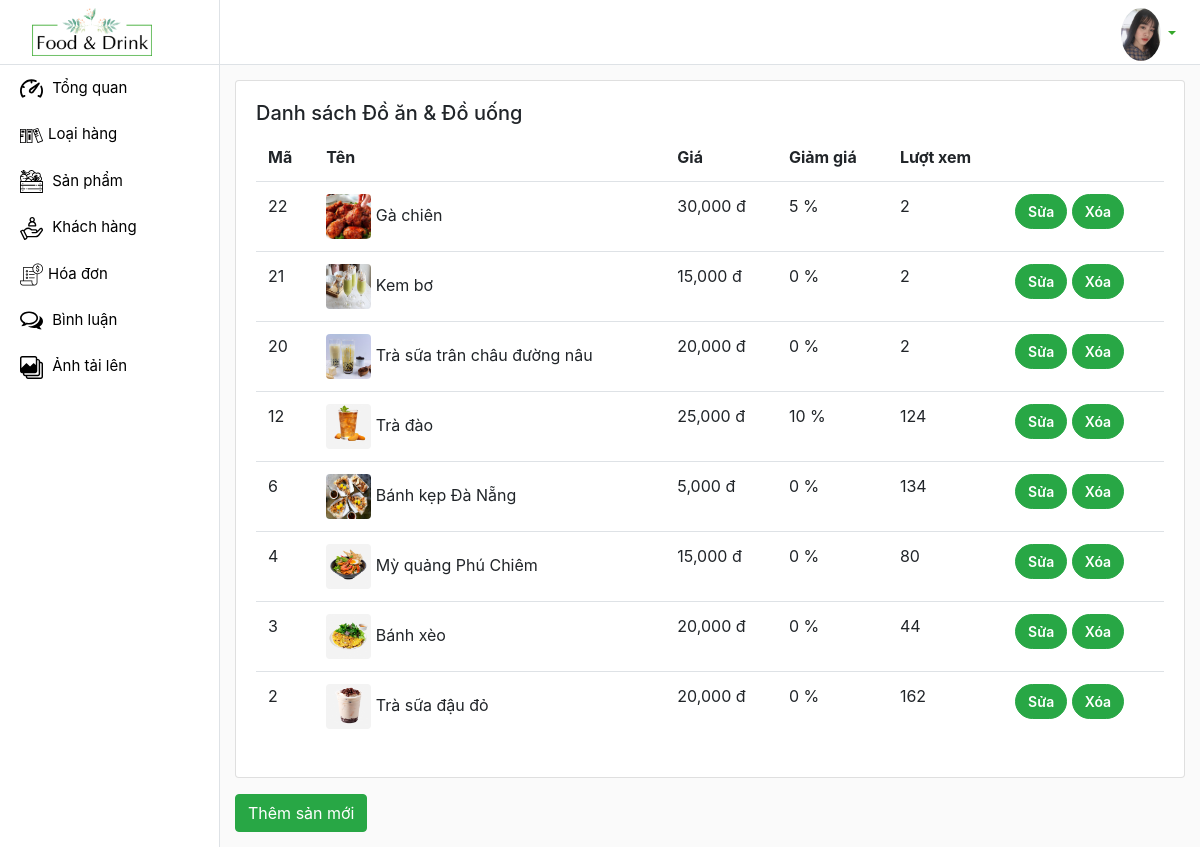
The page /admin/products/index.php (signed in) on the database its author committed.
### tables this page shows
CREATE TABLE `products` (
  `id_product` int(12) NOT NULL,
  `name_product` varchar(120) NOT NULL,
  `img_product` varchar(200) NOT NULL,
  `price_product` float NOT NULL,
  `sale` float NOT NULL,
  `view` int(10) NOT NULL,
  `kind_product` int(11) NOT NULL,
  `description` text NOT NULL
);

### admin/products/index.php (called while the page is built, shortened)
<?php
    require '../../global.php';
    require '../../DAO/functionProduct.php';
    extract($_REQUEST);
    if(array_key_exists('viewAddProduct', $_REQUEST)) {
        $view_name = 'viewAddProduct.php';
    }
    else if(array_key_exists('addNewProduct', $_REQUEST)) {
        $img_product = save_file("img", $DIR_IMG);
        insertProduct($name_product, $price_product, $sale, $kind_product, $img_product, $description);
        $message = 'Thêm mới thành công!';
        $view_name = 'viewAddProduct.php';
    }
    else if(array_key_exists('deleteProduct', $_REQUEST)){
        deleteProduct($id_product);
        $message = 'Xóa thành công!';
        $products = selectProducts();
        $view_name = 'displayTableProducts.php';
    }
    else if(array_key_exists('viewEditProduct', $_REQUEST)){
        $product = selectProduct($id_product);
        $view_name = 'editProduct.php';
    }
    else{
        $products = selectProducts();
    }
    require('../layout.php');
?>

### DAO/functionProduct.php (called while the page is built, shortened)
<?php
    require_once 'database.php';
    function selectProducts(){
        global $db;
        $select = "SELECT * FROM products ORDER BY id_product DESC";
        return $db->query($select);
    }
?>

### global.php (called while the page is built, shortened)
<?php
    $URL = "/du-an-1";
    $URL_ADMIN = $URL . '/admin';
    $URL_IMG = $URL . '/images';
?>

### admin/products/displayTableProducts.php (the view, shortened to what this page needs)
<div class="card">
    <div class="card-body">
        <h5>Danh sách Đồ ăn & Đồ uống</h5>
        <div class="table-responsive">
            <table class="table table-hover">
                <thead>
                    <tr>
                        <th scope="col">Mã</th>
                        <th scope="col">Tên</th>
                        <th scope="col">Giá</th>
                        <th scope="col">Giảm giá</th>
                        <th scope="col">Lượt xem</th>
                        <th scope="col"></th>
                    </tr>
                </thead>
                <tbody>
                    <?php foreach($products as $product) : ?>
                        <tr>
                            <td scope="row"><?=$product['id_product']?></td>
                            <td>
                                <img src="<?=$URL_IMG?>/<?=$product['img_product']?>" class="rounded" height="45px"
                                    width="45px">
                                <?=$product['name_product']?>
                            </td>
                            <td><?=number_format($product['price_product'])?> đ</td>
                            <td><?=$product['sale']?> %</td>
                            <td><?=$product['view']?></td>
                            <td>
                                <a class="btn btn-success rounded-pill button " href="index.php?viewEditProduct&id_product=<?=$product['id_product']?>"
                                    role="button">Sửa</a>
                                <a class="btn btn-success rounded-pill button" href="index.php?deleteProduct&id_product=<?=$product['id_product']?>"
                                    role="button" onclick="return confirm('Bạn có muốn xóa sản phẩm này ?')">Xóa</a>
                            </td>
                        </tr>
                    <?php endforeach ?>
                </tbody>
            </table>
        </div>
    </div>
</div>
<a href="<?=$URL_ADMIN?>/products?viewAddProduct" class="btn btn-success mt-3">Thêm sản mới</a>

### css/admin.css (style rules this page uses)
body { background-color: #fafafa; }
.table thead th { border-bottom: 1px solid #ededed; }
.table th { border-top: none }
.button { font-size: 14px; font-weight: 600; }

### css/index.css (style rules this page uses)
body { margin: 0; padding: 0; }
.table thead th { vertical-align: bottom; border-bottom: 0; border-top: 0; }

### rows shown on the page
products: id_product "22", img_product (picture), name_product "Gà chiên", price_product "30,000", sale "5", view "2"
products: id_product "21", img_product (picture), name_product "Kem bơ", price_product "15,000", sale "0", view "2"
products: id_product "20", img_product (picture), name_product "Trà sữa trân châu đường nâu", price_product "20,000", sale "0", view "2"
products: id_product "12", img_product (picture), name_product "Trà đào", price_product "25,000", sale "10", view "124"
products: id_product "6", img_product (picture), name_product "Bánh kẹp Đà Nẵng", price_product "5,000", sale "0", view "134"
products: id_product "4", img_product (picture), name_product "Mỳ quảng Phú Chiêm", price_product "15,000", sale "0", view "80"
products: id_product "3", img_product (picture), name_product "Bánh xèo", price_product "20,000", sale "0", view "44"
products: id_product "2", img_product (picture), name_product "Trà sữa đậu đỏ", price_product "20,000", sale "0", view "162"
